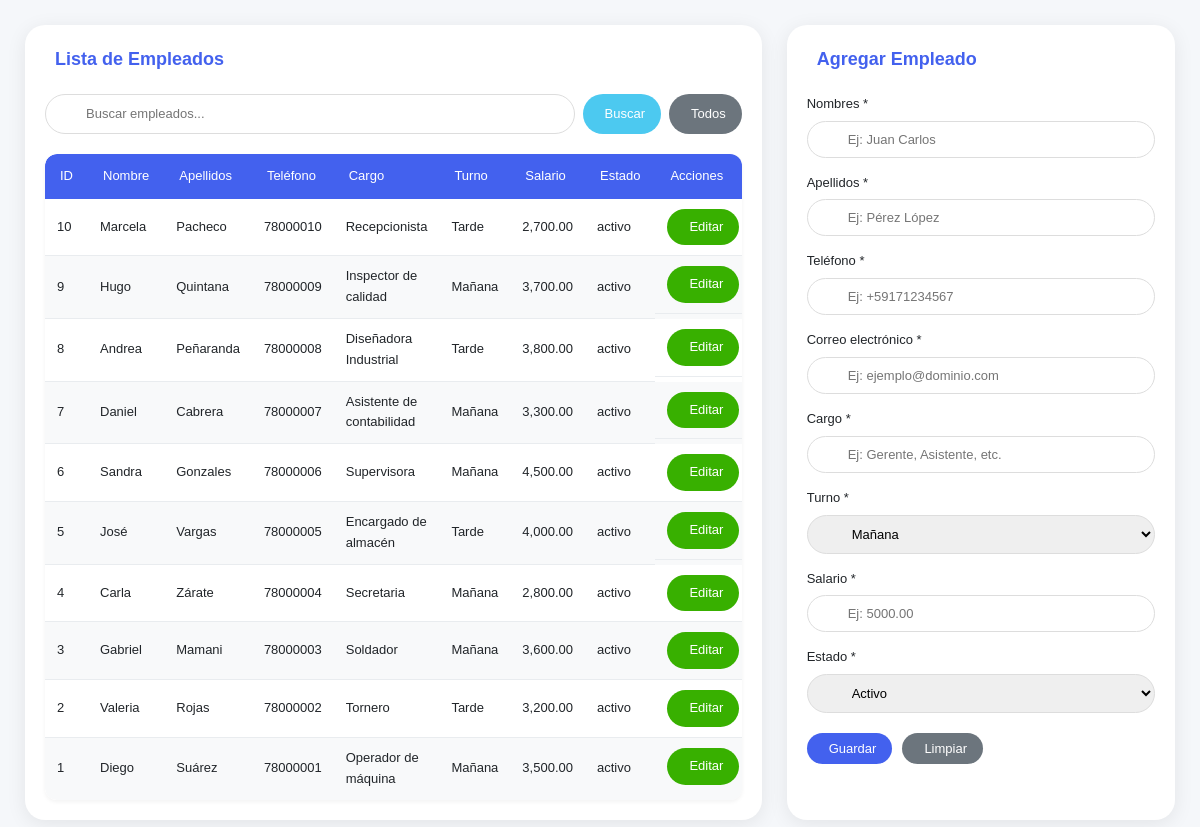
/Metalcnc/empleados.php, run on the app's committed database.
### tables this page shows
CREATE TABLE `empleados` (
  `id_empleado` int(11) NOT NULL AUTO_INCREMENT,
  `nombres` varchar(100) NOT NULL,
  `apellidos` varchar(100) NOT NULL,
  `telefono` varchar(20) DEFAULT NULL,
  `correo` varchar(100) DEFAULT NULL,
  `cargo` varchar(50) DEFAULT NULL,
  `turno` varchar(50) DEFAULT NULL,
  `salario` decimal(10,2) NOT NULL,
  `estado` enum('activo','inactivo') NOT NULL DEFAULT 'activo',
  PRIMARY KEY (`id_empleado`)
);

### Metalcnc/empleados.php (the view, shortened to what this page needs)
<?php
require 'db_connection.php';
$empleado = null;
$resultado = $mysqli->query("SELECT * FROM empleados ORDER BY id_empleado DESC");
$empleadosEncontrados = [];
$formData = isset($_SESSION['datos_formulario']) ? $_SESSION['datos_formulario'] : [];
$errores = isset($_SESSION['errores_validacion']) ? $_SESSION['errores_validacion'] : [];
?>
<!DOCTYPE html>
<html lang="es">
<head>
</head>
<body>
    <div class="container">
        <div class="panel left-panel">
            <h2><i class="fas fa-users"></i> Lista de Empleados</h2>
            <form method="POST" class="search-form">
                <div class="input-group">
                    <div class="form-group">
                        <input type="text" name="busqueda" placeholder="Buscar empleados..."
                               value="<?php echo isset($_POST['busqueda']) ? htmlspecialchars($_POST['busqueda']) : ''; ?>">
                    </div>
                    <button type="submit" name="buscar_empleado" class="btn btn-search">
                        <i class="fas fa-search"></i> <span class="btn-text">Buscar</span>
                    </button>
                    <button type="submit" name="mostrar_todos" class="btn btn-reset">
                        <i class="fas fa-sync-alt"></i> <span class="btn-text">Todos</span>
                    </button>
                </div>
            </form>
            <div class="table-responsive">
                <table>
                    <thead>
                        <tr>
                            <th>ID</th>
                            <th>Nombre</th>
                            <th>Apellidos</th>
                            <th>Teléfono</th>
                            <th>Cargo</th>
                            <th>Turno</th>
                            <th>Salario</th>
                            <th>Estado</th>
                            <th>Acciones</th>
                        </tr>
                    </thead>
                    <tbody>
                        <?php if (!empty($empleadosEncontrados)): ?>
                            <?php foreach ($empleadosEncontrados as $emp): ?>
                                <tr>
                                    <td><?php echo htmlspecialchars($emp['id_empleado']); ?></td>
                                    <td><?php echo htmlspecialchars($emp['nombres']); ?></td>
                                    <td><?php echo htmlspecialchars($emp['apellidos']); ?></td>
                                    <td><?php echo htmlspecialchars($emp['telefono']); ?></td>
                                    <td><?php echo htmlspecialchars($emp['cargo']); ?></td>
                                    <td><?php echo htmlspecialchars($emp['turno']); ?></td>
                                    <td><?php echo number_format($emp['salario'], 2); ?></td>
                                    <td><?php echo htmlspecialchars($emp['estado']); ?></td>
                                    <td class="actions-cell">
                                        <a href="principal.php?vista=empleados&editar=<?php echo $emp['id_empleado']; ?>" class="btn btn-edit">
                                            <i class="fas fa-edit"></i> <span class="btn-text">Editar</span>
                                        </a>
                                        <a href="principal.php?vista=empleados&eliminar=<?php echo $emp['id_empleado']; ?>" class="btn btn-delete" onclick="return confirm('¿Estás seguro de eliminar este empleado?')">
                                            <i class="fas fa-trash-alt"></i> <span class="btn-text">Eliminar</span>
                                        </a>
                                    </td>
                                </tr>
                            <?php endforeach; ?>
                        <?php else: ?>
                            <?php while ($row = $resultado->fetch_assoc()): ?>
                                <tr>
                                    <td><?php echo htmlspecialchars($row['id_empleado']); ?></td>
                                    <td><?php echo htmlspecialchars($row['nombres']); ?></td>
                                    <td><?php echo htmlspecialchars($row['apellidos']); ?></td>
                                    <td><?php echo htmlspecialchars($row['telefono']); ?></td>
                                    <td><?php echo htmlspecialchars($row['cargo']); ?></td>
                                    <td><?php echo htmlspecialchars($row['turno']); ?></td>
                                    <td><?php echo number_format($row['salario'], 2); ?></td>
                                    <td><?php echo htmlspecialchars($row['estado']); ?></td>
                                    <td class="actions-cell">
                                        <a href="principal.php?vista=empleados&editar=<?php echo $row['id_empleado']; ?>" class="btn btn-edit">
                                            <i class="fas fa-edit"></i> <span class="btn-text">Editar</span>
                                        </a>
                                    </td>
                                </tr>
                            <?php endwhile; ?>
                        <?php endif; ?>
                    </tbody>
                </table>
            </div>
        </div>
        <div class="panel right-panel">
            <h2><i class="fas fa-user-plus"></i> <?php echo $empleado ? "Editar Empleado" : "Agregar Empleado"; ?></h2>
            <form method="POST" id="formEmpleado">
                <div class="form-group">
                    <label for="nombres"><i class="fas fa-user"></i> Nombres *</label>
                    <input type="text" name="nombres" id="nombres"
                           value="<?php echo htmlspecialchars($formData['nombres'] ?? ''); ?>"
                           placeholder="Ej: Juan Carlos"
                           required
                           class="<?php echo isset($errores['nombres']) ? 'is-invalid' : ''; ?>">
                </div>
                <div class="form-group">
                    <label for="apellidos"><i class="fas fa-user-tag"></i> Apellidos *</label>
                    <input type="text" name="apellidos" id="apellidos"
                           value="<?php echo htmlspecialchars($formData['apellidos'] ?? ''); ?>"
                           placeholder="Ej: Pérez López"
                           required
                           class="<?php echo isset($errores['apellidos']) ? 'is-invalid' : ''; ?>">
                </div>
                <div class="form-group">
                    <label for="telefono"><i class="fas fa-phone"></i> Teléfono *</label>
                    <input type="tel" name="telefono" id="telefono"
                           value="<?php echo htmlspecialchars($formData['telefono'] ?? ''); ?>"
                           placeholder="Ej: +59171234567"
                           required
                           class="<?php echo isset($errores['telefono']) ? 'is-invalid' : ''; ?>">
                </div>
                <div class="form-group">
                    <label for="correo"><i class="fas fa-envelope"></i> Correo electrónico *</label>
                    <input type="email" name="correo" id="correo"
                           value="<?php echo htmlspecialchars($formData['correo'] ?? ''); ?>"
                           placeholder="Ej: ejemplo@dominio.com"
                           required
                           class="<?php echo isset($errores['correo']) ? 'is-invalid' : ''; ?>">
                </div>
                <div class="form-group">
                    <label for="cargo"><i class="fas fa-briefcase"></i> Cargo *</label>
                    <input type="text" name="cargo" id="cargo"
                           value="<?php echo htmlspecialchars($formData['cargo'] ?? ''); ?>"
                           placeholder="Ej: Gerente, Asistente, etc."
                           required>
                </div>
                <div class="form-group">
                    <label for="turno"><i class="fas fa-clock"></i> Turno *</label>
                    <select name="turno" id="turno" required>
                        <option value="Mañana" <?php echo ($formData['turno'] ?? '') === 'Mañana' ? 'selected' : ''; ?>>Mañana</option>
                    </select>
                </div>
                <div class="form-group">
                    <label for="salario"><i class="fas fa-money-bill-wave"></i> Salario *</label>
                    <input type="number" step="0.01" name="salario" id="salario"
                           value="<?php echo htmlspecialchars($formData['salario'] ?? ''); ?>"
                           placeholder="Ej: 5000.00"
                           required
                           class="<?php echo isset($errores['salario']) ? 'is-invalid' : ''; ?>">
                </div>
                <div class="form-group">
                    <label for="estado"><i class="fas fa-check-circle"></i> Estado *</label>
                    <select name="estado" id="estado" required>
                        <option value="activo" <?php echo ($formData['estado'] ?? '') === 'activo' ? 'selected' : ''; ?>>Activo</option>
                    </select>
                </div>
                <div class="button-group">
                    <button type="submit" name="<?php echo $empleado ? 'editar_empleado' : 'agregar_empleado'; ?>" class="btn btn-primary">
                        <i class="fas fa-save"></i> <?php echo $empleado ? "Actualizar" : "Guardar"; ?>
                    </button>
                    <button type="reset" class="btn btn-reset">
                        <i class="fas fa-eraser"></i> Limpiar
                    </button>
                </div>
            </form>
        </div>
    </div>
</body>
</html>

### Metalcnc/empleados.php (style rules this page uses)
:root { --primary: #4361ee; --primary-hover: #3a56d4; --secondary: #3f37c9; --accent: #4895ef; --danger: #e63946; --danger-hover: #d62839; --success: #4cc9f0; --success-hover: #3ab7de; --warning: #f8961e; --edit: #38b000; --edit-hover: #32a000; --light: #f8f9fa; --dark: #212529; --gray: #6c757d; --gray-light: #e9ecef; --border-radius: 20px; --box-shadow: 0 4px 20px rgba(0, 0, 0, 0.08); --transition: all 0.3s ease; }
* { box-sizing: border-box; margin: 0; padding: 0; }
body { font-family: 'Poppins', sans-serif; background-color: #f5f7fa; color: var(--dark); line-height: 1.6; font-size: 14px; }
.container { display: flex; flex-wrap: wrap; gap: 25px; padding: 25px; max-width: 1400px; margin: 0 auto; }
.panel { background: white; border-radius: var(--border-radius); box-shadow: var(--box-shadow); padding: 20px; flex: 1; min-width: 300px; transition: var(--transition); }
.left-panel { flex: 2; }
.right-panel { flex: 1; }
h2 { color: var(--primary); margin-bottom: 20px; font-weight: 600; display: flex; align-items: center; gap: 10px; font-size: 18px; }
.form-group { margin-bottom: 15px; position: relative; }
.form-group label { display: block; margin-bottom: 6px; font-weight: 500; color: var(--dark); font-size: 13px; }
input, select, textarea { padding: 10px 15px 10px 40px; border: 1px solid #ddd; border-radius: var(--border-radius); font-size: 13px; width: 100%; transition: var(--transition); font-family: 'Poppins', sans-serif; }
.btn { display: inline-flex; align-items: center; justify-content: center; padding: 8px 16px; border: none; border-radius: var(--border-radius); font-size: 13px; font-weight: 500; cursor: pointer; transition: var(--transition); text-decoration: none; gap: 6px; }
.btn-primary { background-color: var(--primary); color: white; }
.btn-reset { background-color: var(--gray); color: white; }
.btn-search { background-color: var(--success); color: white; }
.btn-edit { background-color: var(--edit); color: white; }
.button-group { display: flex; gap: 10px; margin-top: 20px; }
.table-responsive { overflow-x: auto; margin-top: 20px; border-radius: 12px; box-shadow: 0 2px 4px rgba(0, 0, 0, 0.05); }
table { width: 100%; border-collapse: separate; border-spacing: 0; background: white; border-radius: 12px; overflow: hidden; }
table th { background-color: var(--primary); color: white; padding: 12px 15px; text-align: left; position: sticky; top: 0; font-weight: 500; font-size: 13px; }
table td { padding: 10px 12px; border-bottom: 1px solid var(--gray-light); font-size: 13px; }
table tr:last-child td { border-bottom: none; }
table tr:nth-child(even) { background-color: #f8f9fa; }
.actions-cell { display: flex; gap: 6px; }
.search-form { margin-bottom: 20px; }
.search-form .input-group { display: flex; gap: 8px; align-items: center; }
.search-form .form-group { flex: 1; position: relative; margin-bottom: 0; }
.search-form input { padding-left: 40px; height: 40px; border-radius: 30px; }
.search-form .btn { border-radius: 30px; height: 40px; width: auto; padding: 0 16px; }

### data on the page
empleados: id_empleado "10", nombres "Marcela", apellidos "Pacheco", telefono "78000010", cargo "Recepcionista", turno "Tarde", salario "2,700.00", estado "activo"
empleados: id_empleado "9", nombres "Hugo", apellidos "Quintana", telefono "78000009", cargo "Inspector de calidad", turno "Mañana", salario "3,700.00", estado "activo"
empleados: id_empleado "8", nombres "Andrea", apellidos "Peñaranda", telefono "78000008", cargo "Diseñadora Industrial", turno "Tarde", salario "3,800.00", estado "activo"
empleados: id_empleado "7", nombres "Daniel", apellidos "Cabrera", telefono "78000007", cargo "Asistente de contabilidad", turno "Mañana", salario "3,300.00", estado "activo"
empleados: id_empleado "6", nombres "Sandra", apellidos "Gonzales", telefono "78000006", cargo "Supervisora", turno "Mañana", salario "4,500.00", estado "activo"
empleados: id_empleado "5", nombres "José", apellidos "Vargas", telefono "78000005", cargo "Encargado de almacén", turno "Tarde", salario "4,000.00", estado "activo"
empleados: id_empleado "4", nombres "Carla", apellidos "Zárate", telefono "78000004", cargo "Secretaria", turno "Mañana", salario "2,800.00", estado "activo"
empleados: id_empleado "3", nombres "Gabriel", apellidos "Mamani", telefono "78000003", cargo "Soldador", turno "Mañana", salario "3,600.00", estado "activo"
empleados: id_empleado "2", nombres "Valeria", apellidos "Rojas", telefono "78000002", cargo "Tornero", turno "Tarde", salario "3,200.00", estado "activo"
empleados: id_empleado "1", nombres "Diego", apellidos "Suárez", telefono "78000001", cargo "Operador de máquina", turno "Mañana", salario "3,500.00", estado "activo"
